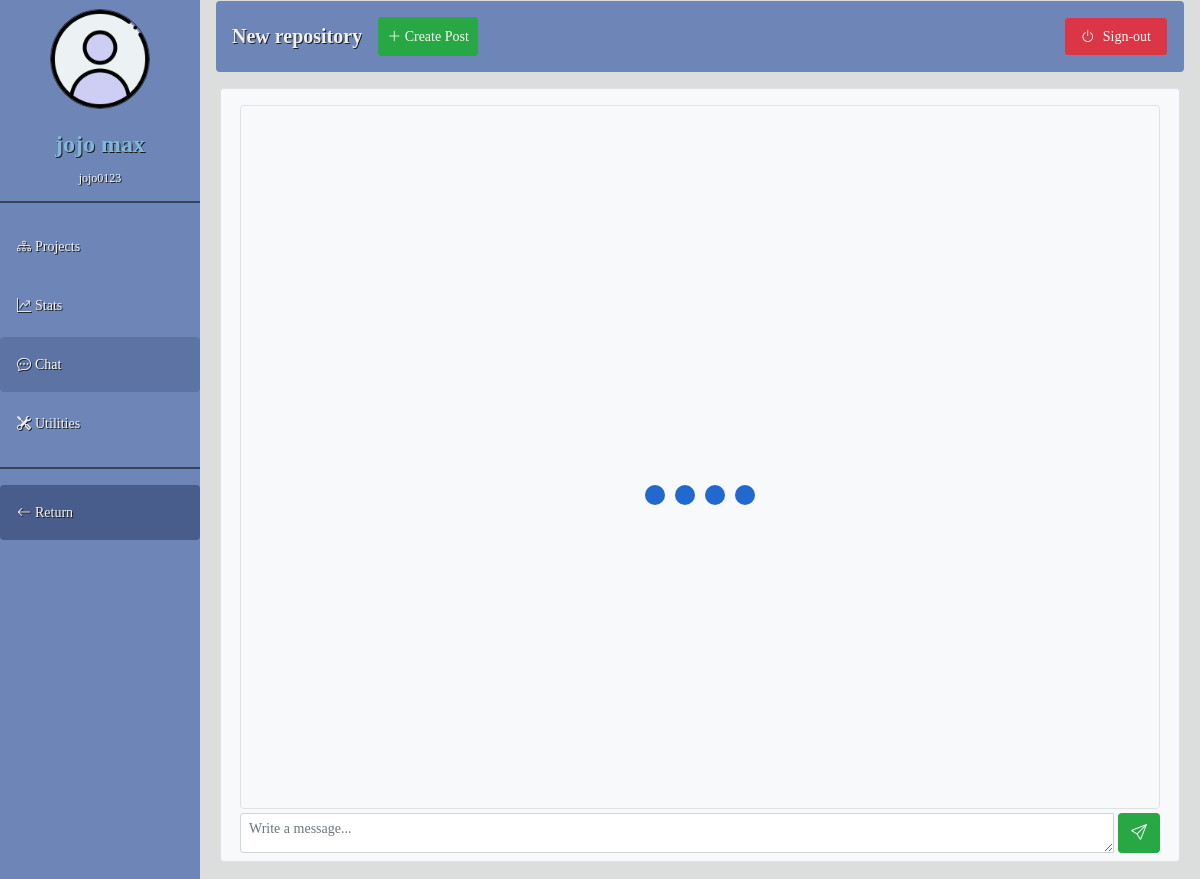
The page /pages/chatbox.php?id=26 (signed in) on the database its author committed.
### tables this page shows
CREATE TABLE `useraccountstb` (
  `id` int(11) NOT NULL,
  `firstname` varchar(50) NOT NULL,
  `lastname` varchar(50) NOT NULL,
  `username` varchar(50) NOT NULL,
  `password` varchar(100) NOT NULL,
  `imageName` varchar(300) DEFAULT NULL,
  `resetCode` varchar(10) DEFAULT NULL,
  `email` varchar(100) NOT NULL,
  `gmail_Id` varchar(500) DEFAULT NULL
);

CREATE TABLE `repositorytb` (
  `id` int(11) NOT NULL,
  `repositoryName` varchar(100) NOT NULL,
  `members` varchar(1000) NOT NULL,
  `userAccountId` int(11) NOT NULL
);

### model/userAccountModel.php (called while the page is built, shortened)
<?php
    class userAccountModel
    {
        private $username;
        public function getUsername()
        {
            return $this->username;
        }
        public function setUsername($username)
        {
            $this->username = strtolower($username);
        }
    }
?>

### db/tb_useraccounts.php (called while the page is built, shortened)
<?php
    include_once '../model/userAccountModel.php';
    function ReadUserAccount($conn,$data)
    {
        if($data->getUsername())
        {
            $username = mysqli_real_escape_string($conn,$data->getUsername());
            $dbData = mysqli_query($conn, "SELECT * FROM useraccountstb WHERE username='".$username."'");
        }
        else if($data->getId())
        {
            $dbData = mysqli_query($conn, "SELECT * FROM useraccountstb WHERE id=".$data->getId());
        }
        else
        {
            $dbData = mysqli_query($conn, "SELECT * FROM useraccountstb");
        }
        return $dbData;
    }
?>

### model/repositoryModel.php (called while the page is built, shortened)
<?php
    class repositoryModel
    {
        private $id;
        public function getId()
        {
            return $this->id;
        }
        public function setId($id)
        {
            $this->id = $id;
        }
    }
?>

### db/tb_repository.php (called while the page is built, shortened)
<?php
    include_once '../model/repositoryModel.php';
    function ReadRepo($conn,$data)
    {
        if($data->getId())
        {
            $dbData = mysqli_query($conn, "SELECT * FROM repositorytb WHERE id ='".$data->getId()."'");
        }
        else
        {
            $dbData = mysqli_query($conn, "SELECT * FROM repositorytb ORDER BY id DESC");
        }
        return $dbData;
    }
?>

### pages/chatbox.php (the view, shortened to what this page needs)
<?php
    include_once '../db/connection.php';
    include_once '../db/tb_useraccounts.php';
    include_once '../model/userAccountModel.php';
    include_once '../db/tb_repository.php';
    include_once '../model/repositoryModel.php';
    if(!isset($_SESSION['username']))
    {
        header("location: ../login.php");
    }
    else
    {
        if(isset($_GET['id']))
        {
            $data = new userAccountModel();
            $data->setUsername($_SESSION['username']);
            $result = ReadUserAccount($conn,$data);
            $userRow = mysqli_fetch_assoc($result);
            $repo = new repositoryModel();
            $repo->setId($_GET['id']);
            $result = ReadRepo($conn,$repo);
            $repoRow = mysqli_fetch_assoc($result);
        }
        else
        {
            header("location: userdashboard.php");
        }
    }
?>
<!DOCTYPE html>
<html lang="en">
<head>
    <link rel="stylesheet" href="https://cdn.jsdelivr.net/npm/bootstrap@4.0.0/dist/css/bootstrap.min.css">
    <link rel="stylesheet" href="https://cdn.jsdelivr.net/npm/bootstrap-icons@1.8.3/font/bootstrap-icons.css">
    <link rel="stylesheet" href="../css/defaultStyle.css">
</head>
<body>
<div class="sidebar text-center">
    <div class="navbar-brand d-flex justify-content-center">
        <?php
            if($userRow['gmail_Id']!=null)
            {
                ?>
                    <img src="../upload/userImage/<?php echo $userRow['imageName'];?>" width="100" height="100" class="border border-dark ml-3 my-1" alt="" style="border-radius: 50%;">
                <?php
            }
            else
            {
                if($userRow['imageName']!==null && $userRow['imageName']!=='')
                {
                    ?>
                        <img src="../upload/userImage/<?php echo $userRow['imageName'];?>" width="100" height="100" class="border border-dark ml-3 my-1" alt="" style="border-radius: 50%;">
                    <?php
                }
                else
                {
                    ?>
                        <img src="../asset/user.png" width="100" height="100" class="border border-dark ml-3 my-1" alt="" style="border-radius: 50%;">
                    <?php
                }
            }
        ?>
    </div>
    <h4 class="d-flex justify-content-center mx-auto px-auto mt-2 pt-1" id="nameLabel"><?php echo $userRow['firstname'].' '.$userRow['lastname']?></h4>
    <h6 class="d-flex justify-content-center mx-auto px-auto mt-2 pt-1" id="usernameLabel" style="font-size: 12px;"><?php echo $userRow['username'];?></h6>
    <hr style="height:2px; border-width:0;background-color: #39445c;">
    <a type="button" class="btn btn-sm mt-1 rounded d-flex justify-content-start mainBtn" href="repodashboard.php?id=<?php echo $_GET['id'];?>" role="button"><i class="bi bi-diagram-3 mr-1"></i> Projects</a>
    <a type="button" class="btn btn-sm mt-1 rounded d-flex justify-content-start mainBtn" href="chartdashboard.php?id=<?php echo $_GET['id'];?>" role="button"><i class="bi bi-graph-up-arrow mr-1"></i> Stats</a>
    <a type="button" class="btn btn-sm active mt-1 rounded d-flex justify-content-start mainBtn" href="chatbox.php?id=<?php echo $_GET['id'];?>" role="button"><i class="bi bi-chat-dots mr-1"></i> Chat</a>
  <a type="button" class="btn btn-sm mt-1 rounded d-flex justify-content-start mainBtn"  href="#about" role="button" data-toggle="collapse" data-target="#collapseUtilities" aria-expanded="true" aria-controls="collapseUtilities"><i class="bi bi-tools mr-1"></i> Utilities</a>
    <hr style="height:2px; border-width:0;background-color: #39445c;">
    <a type="button" class="btn btn-sm rounded d-flex justify-content-start mainBtn" href="userdashboard.php" role="button" style="background-color: #485d8c;"><i class="bi bi-arrow-left mr-1"></i> Return</a>
</div>
<div class="content">
    <nav class="navbar navbar-expand-lg navbar-light rounded"   style="background-color: #6E85B7;">
        <h3 class="navbar-brand d-flex justify-content-center mt-2 pt-1" id="pageTitle" style="overflow:hidden; white-space: nowrap; text-overflow: ellipsis; "> <?php echo $repoRow['repositoryName'];?></h3>
        <div class="collapse navbar-collapse" id="navbarSupportedContent">
            <ul class="navbar-nav mr-auto">
                <li class="nav-item active">
                    <a type="button" class="btn btn-sm nav-link bg-success rounded text-light" role="button" data-toggle="modal" data-target="#createPostModal"><i class="bi bi-plus-lg"></i> Create Post <span class="sr-only">(current)</span></a>
                </li>
            </ul>
            <form class="form my-2 my-lg-0">
                <div class="input-group">
                    <a type="button" class="form-control form-control-sm btn btn-sm nav-link bg-danger rounded text-light" id="signoutBtn" href="#" role="button" style="background-color: #485d8c;" onclick="return signout()"><i class="bi bi-power mr-2"></i>Sign-out</a>
                </div>
            </form>
        </div>
    </nav>
    <div class="row no-gutters my-2 py-2 mx-auto px-1 rounded">
        <div class="col-xs-12 col-sm-12 col-md-12 col-lg-12 col-xl-12 rounded border bg-light pb-2" id="barChartDiv">
            <div class="mx-auto">
                <div class="row mt-3 mb-1 mx-1">
                    <div class="col-sm-12 col-md-12 col-lg-12">
                        <div class="table-wrapper-scroll-y my-custom-scrollbar rounded border rounded bg-light " id="msgBody1" style="height:44rem;">
                        </div>
                    </div>
                </div>
                <div class="row mx-1">
                    <div class="col-sm-12 col-md-12 col-lg-12">
                        <div class="input-group">
                            <textarea type="text" class="form-control form-control-sm mr-1" name="messageTb" id="message" placeholder="Write a message..." maxlength="200" required style="height: 2.5rem; max-height: 2.5rem;"></textarea>
                            <button type="button" class="btn bg-success" name="sendMsg" id="sendMsg" style="color:whitesmoke;"><i class="bi bi-send"></i></button>
                        </div>
                    </div>
                </div>
                <div id="loadingDiv">
                    <ul class="loadingUl">
                        <li class="loadingLi"> </li>
                        <li class="loadingLi"> </li>
                        <li class="loadingLi"> </li>
                        <li class="loadingLi"> </li>
                    </ul>
                </div>
            </div>
        </div>
    </div>
</div>
</body>
</html>

### css/defaultStyle.css (style rules this page uses)
body { background-color: #dcdddd; font-family:"Bahnschrift", Times, serif; }

### pages/chatbox.php (style rules this page uses)
.my-custom-scrollbar { position: relative; height: 200px; overflow: auto; }
.table-wrapper-scroll-y { display: block; }
.sidebar { margin: 0; padding: 0; width: 200px; background-color: #6E85B7; position: fixed; height: 100%; overflow: auto; }
#nameLabel { font-weight: bolder; color: #82B7DC; text-shadow: 1px 1px #1C1C1C; }
#usernameLabel { font-weight: lighter; color: whitesmoke; text-shadow: 1px 1px #1C1C1C; }
#pageTitle { font-weight: bold; color: #F1F1F1; text-shadow: 1px 1px #1C1C1C; }
.sidebar a { display: block; color: #F1F1F1; padding: 16px; text-decoration: none; }
.sidebar a.active { background-color: #5d73a3; color: white; }
div.content { margin-left: 200px; padding: 1px 16px; height: max-content; }
.mainBtn { color:whitesmoke; text-shadow: 1px 1px #1C1C1C; }
.loadingUl { position:absolute; top:50%; left:50%; transform:translate(-50%,50%); margin:0; padding:0; display:flex; }
.loadingUl li { list-style:none; width:20px; height:20px; background:#2169ce; margin:0 5px; border-radius:50%; animation:animate 1.4s linear infinite; }
.loadingUl li:nth-child(1) { animation-delay:-1.2s; }
.loadingUl li:nth-child(2) { animation-delay:-1.0s; }
.loadingUl li:nth-child(3) { animation-delay: -.8s; }
.loadingUl li:nth-child(4) { animation-delay:-0.6s; }

### rows shown on the page
useraccountstb: firstname "jojo", lastname "max", username "jojo0123"
repositorytb: repositoryName "New repository"
